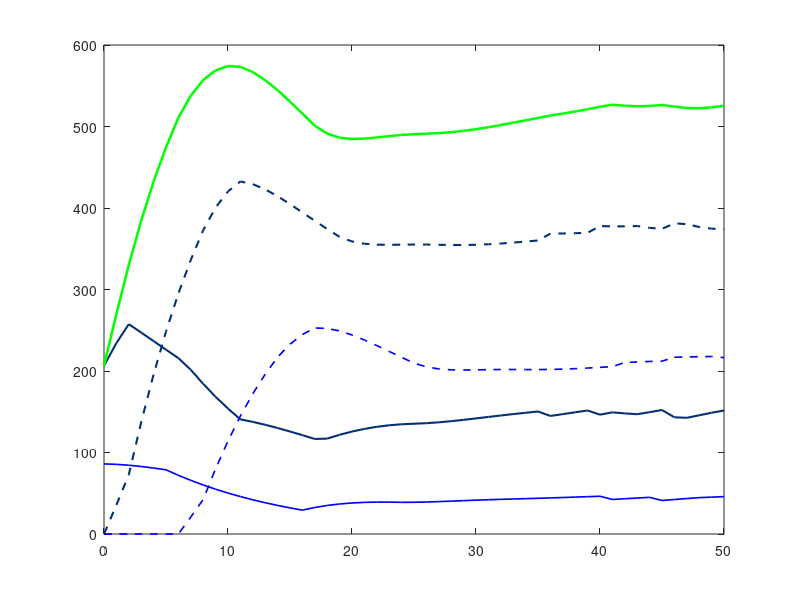

The MATLAB script that drew this image: (Note: this script raises an error after producing the figure.)
clear all;
%%
%Condor model
function [t, wildJuveniles, wildImmatures, wildAdults, wildTotal, captiveJuveniles, captiveImmatures, captiveAdults, captiveTotal, totalBirds, Y1, WY1] = runCondorModel()
% initialization of variables and Rates
doubleClutching = true;
captiveBirthRate = 0.9; % The Female birth Rate assuming double clutching
if doubleClutching == true
    captiveBirthRate = captiveBirthRate * 2;
end
wildBirthRate = 0.3729; % wild female birth rate
num_years = 50; % simulation time in years
t = 0: num_years;
releaseRate = 0.8; % the release rate
keepRate = 1 - releaseRate; % the keep rate of juvenile condors
% Part A
captiveAdultMortalityRate = 0.086;
wildAdultMortalityRate = 0.086;
captiveImmatureMortalityRate = 0.086;
wildImmatureMortalityRate = 0.086;
captiveYear1MortalityRate = 0.086;
wildYear1MortalityRate = 0.086;

% Part B
% captiveAdultMortalityRate = 0.069;
% wildAdultMortalityRate = 0.069;
% captiveImmatureMortalityRate = 0.138;
% wildImmatureMortalityRate = 0.138;
% captiveYear1MortalityRate = 0.138;
% wildYear1MortalityRate = 0.138;

% Part C
% captiveAdultMortalityRate = 0.086;
% wildAdultMortalityRate = 0.086;
% captiveImmatureMortalityRate = 0.086;
% wildImmatureMortalityRate = 0.086;
% captiveYear1MortalityRate = 0.659;
% wildYear1MortalityRate = 0.659;

% Part D
% captiveAdultMortalityRate = 0.069;
% wildAdultMortalityRate = 0.069;
% captiveImmatureMortalityRate = 0.138;
% wildImmatureMortalityRate = 0.138;
% captiveYear1MortalityRate = 0.659;
% wildYear1MortalityRate = 0.659;

% Part E
% captiveAdultMortalityRate = 0.099;
% wildAdultMortalityRate = 0.099;
% captiveImmatureMortalityRate = 0.099;
% wildImmatureMortalityRate = 0.099;
% captiveYear1MortalityRate = 0.659;
% wildYear1MortalityRate = 0.659;

% Part F
% Same mortality rates as Part D (0.069, 0.138, 0.659)
% captiveAdultMortalityRate = 0.069;
% wildAdultMortalityRate = 0.069;
% captiveImmatureMortalityRate = 0.138;
% wildImmatureMortalityRate = 0.138;
% captiveYear1MortalityRate = 0.659;
% wildYear1MortalityRate = 0.659;

captiveAdultSurvivalRate = 1 - captiveAdultMortalityRate;
wildAdultSurvivalRate = 1 - wildAdultMortalityRate;
captiveImmatureSurvivalRate = 1 - captiveImmatureMortalityRate;
wildImmatureSurvivalRate = 1 - wildImmatureMortalityRate;
captiveYear1SurvivalRate = 1 - captiveYear1MortalityRate;
wildYear1SurvivalRate = 1 - wildYear1MortalityRate;
captiveCapacity = 150;
wildCapacity = 400;

% Define arrays and fill with 0's ahead of time to pre-allocate space
% arrays start at 1 in matlab not 0... odd 
% captive and wild groups, vectors 

Y0 = zeros(1, num_years + 1);
Y1 = zeros(1, num_years + 1);
Y2 = zeros(1, num_years + 1);
Y3 = zeros(1, num_years + 1);
Y4 = zeros(1, num_years + 1);
Y5 = zeros(1, num_years + 1);
Y6 = zeros(1, num_years + 1);
Y7 = zeros(1, num_years + 1);
A  = zeros(1, num_years + 1);

WY0 = zeros(1, num_years + 1);
WY1 = zeros(1, num_years + 1);
WY2 = zeros(1, num_years + 1);
WY3 = zeros(1, num_years + 1);
WY4 = zeros(1, num_years + 1);
WY5 = zeros(1, num_years + 1);
WY6 = zeros(1, num_years + 1);
WY7 = zeros(1, num_years + 1);
WY8 = zeros(1, num_years + 1);
WA  = zeros(1, num_years + 1);

% setting initial conditions
% initial conditions derived from 2022 population data
% https://www.nps.gov/articles/000/caco-world-2022.htm
% initial conditions assume all wild condors can breed together,
% which is not necessarily the case.

Y0(1) = 44;
Y1(1) = 39;
Y2(1) = 45/6;
Y3(1) = 45/6;
Y4(1) = 45/6;
Y5(1) = 45/6;
Y6(1) = 45/6;
Y7(1) = 45/6;
A(1) = 86;

% Actual wild population is over our assumed carrying capacity, so start
% our simulation assuming no wild Condors.
for yr = 2: num_years + 1
    
    captiveTotalPrev = Y0(yr-1) + Y1(yr-1) + Y2(yr-1) + Y3(yr-1) + Y4(yr-1) + Y5(yr-1) + Y6(yr-1) + A(yr-1);
    wildTotalPrev = WY0(yr-1) + WY1(yr-1) + WY2(yr-1) + WY3(yr-1) + WY4(yr-1) + WY5(yr-1) + WY6(yr-1) + WY7(yr-1) + WA(yr-1);
    
    wildCarryingCapacity = 1 - (wildTotalPrev / wildCapacity);

    % Part F loop override: uncomment when running Part F
    % if yr == 7 % year 5 transition (at yr index 7, 5 elapsed years have finished)
    %     % release all remaining captive cohorts into the wild
    %     WY0(yr) = WY0(yr-1) + Y0(yr-1);
    %     WY1(yr) = WY0(yr-1);
    %     WY2(yr) = (WY1(yr-1) * wildYear1SurvivalRate + (Y1(yr-1) * wildYear1SurvivalRate));
    %     WY3(yr) = (WY2(yr-1) * wildImmatureSurvivalRate + (Y2(yr-1) * wildImmatureSurvivalRate));
    %     WY4(yr) = (WY3(yr-1) * wildImmatureSurvivalRate + (Y3(yr-1) * wildImmatureSurvivalRate));
    %     WY5(yr) = (WY4(yr-1) * wildImmatureSurvivalRate + (Y4(yr-1) * wildImmatureSurvivalRate));
    %     WY6(yr) = (WY5(yr-1) * wildImmatureSurvivalRate + (Y5(yr-1) * wildImmatureSurvivalRate));
    %     WY7(yr) = (WY6(yr-1) * wildImmatureSurvivalRate + (Y6(yr-1) * wildImmatureSurvivalRate));
    %     WY8(yr) = 0;
    %     WA(yr)  = (WA(yr-1) * wildAdultSurvivalRate + (A(yr-1) * wildAdultSurvivalRate) + (WY7(yr-1) * wildImmatureSurvivalRate));
    %     % captive facility is now zeroed out
    %     continue;
    % elseif yr > 7
    %     % captive facility remains empty for the rest of time
    %     wildadultsEligibleToReproduce = WA(yr-1) / 2;
    %     WY0(yr) = (wildadultsEligibleToReproduce * wildBirthRate * wildCarryingCapacity);
    %     WY1(yr) = WY0(yr-1);
    %     WY2(yr) = WY1(yr-1) * wildYear1SurvivalRate;
    %     WY3(yr) = WY2(yr-1) * wildImmatureSurvivalRate;
    %     WY4(yr) = WY3(yr-1) * wildImmatureSurvivalRate;
    %     WY5(yr) = WY4(yr-1) * wildImmatureSurvivalRate;
    %     WY6(yr) = WY5(yr-1) * wildImmatureSurvivalRate;
    %     WY7(yr) = WY6(yr-1) * wildImmatureSurvivalRate;
    %     WY8(yr) = 0;
    %     WA(yr)  = WA(yr-1) * wildAdultSurvivalRate + (WY7(yr-1) * wildImmatureSurvivalRate);
    %     continue;
    % end

    % If total captive population is less than our capacity, release 80% of
    % year-1 juveniles each year
    if captiveTotalPrev <= captiveCapacity 
        releaseRate = 0.8;
        keepRate = 1 - releaseRate;
    else 
        releaseRate = 1.0;
        keepRate = 1 - releaseRate;
    end
        
    % captive condor section
    adultsEligibleToReproduce = A(yr-1) / 2; % assume 50% of adults are female
    Y0(yr) = (adultsEligibleToReproduce * captiveBirthRate); % just born
    
    Y1(yr) = Y0(yr-1); % living out their first year (juveniles), no release, birth rate accounts for first-year mortality
    Y2(yr) = Y1(yr-1) * keepRate * captiveYear1SurvivalRate; % start of immature years
    Y3(yr) = Y2(yr-1) * captiveImmatureSurvivalRate;
    Y4(yr) = Y3(yr-1) * captiveImmatureSurvivalRate;
    Y5(yr) = Y4(yr-1) * captiveImmatureSurvivalRate;
    Y6(yr) = Y5(yr-1) * captiveImmatureSurvivalRate;   
    Y7(yr) = 0; % end of immature years
    A(yr) = A(yr-1) * captiveAdultSurvivalRate + (Y6(yr-1) * captiveImmatureSurvivalRate); % adults
  
    % wild condors
    wildadultsEligibleToReproduce = WA(yr-1) / 2; % assume 50% of adults are female
    WY0(yr) = (wildadultsEligibleToReproduce * wildBirthRate * wildCarryingCapacity); % just born
    WY1(yr) = WY0(yr-1); % living out their first year (juveniles)        
    WY2(yr) = (WY1(yr-1) * wildYear1SurvivalRate + (Y1(yr-1) * releaseRate * wildYear1SurvivalRate)); % start of immature years
    WY3(yr) = WY2(yr-1) * wildImmatureSurvivalRate;
    WY4(yr) = WY3(yr-1) * wildImmatureSurvivalRate;
    WY5(yr) = WY4(yr-1) * wildImmatureSurvivalRate;
    WY6(yr) = WY5(yr-1) * wildImmatureSurvivalRate;   
    WY7(yr) = WY6(yr-1) * wildImmatureSurvivalRate; 
    WY8(yr) = 0; % end of immature years
    WA(yr) = WA(yr-1) * wildAdultSurvivalRate + (WY7(yr-1) * wildImmatureSurvivalRate); % adults
    
end
% Group totals for plotting
% combining arrays to account for the correct groups for captive 
captiveJuveniles = Y1;
captiveImmatures = Y2 + Y3 + Y4 + Y5 + Y6;
captiveAdults    = A;
captiveTotal     = Y0 + captiveJuveniles + captiveImmatures + captiveAdults;

wildJuveniles = WY1;
wildImmatures = WY2 + WY3 + WY4 + WY5 + WY6 + WY7;
wildAdults    = WA;
wildTotal     = WY0 + wildJuveniles + wildImmatures + wildAdults;
totalBirds    = wildTotal + captiveTotal;
end
%%
Captivecap = 150;
Wildcap = 400;
[t, Wjuveniles, Wimmatures, Wadults, Wtotal, Cjuveniles, Cimmatures, Cadults, Ctotal, TotalBirds, Y1, WY1] = runCondorModel();
figure;
plot(t, Ctotal, 'Color', '#052F73', 'LineWidth', 1.5); hold on;
plot(t, Wtotal,'Color',  '#052f73', 'LineWidth', 1.5, 'LineStyle', '--');
plot(t, Cadults, 'b', 'LineWidth', 1.2);
plot(t, Wadults, '--b', 'LineWidth', 1.2);
plot(t, TotalBirds, 'g', 'LineWidth', 1.8);
yline(Captivecap,'--c', 'LineWidth', 2.5);
yline(Wildcap,'--k', 'LineWidth', 2.5);
grid on;
legend('Captive Total', 'Wild Total', 'Captive Adults', 'Wild Adults','TotalBirds','Captivecap', 'Wildcap','Location', 'northwest');
xlabel('Years');
ylabel('Number of Condors');
title('Captive and Wild Condor Populations (Project 3)');
